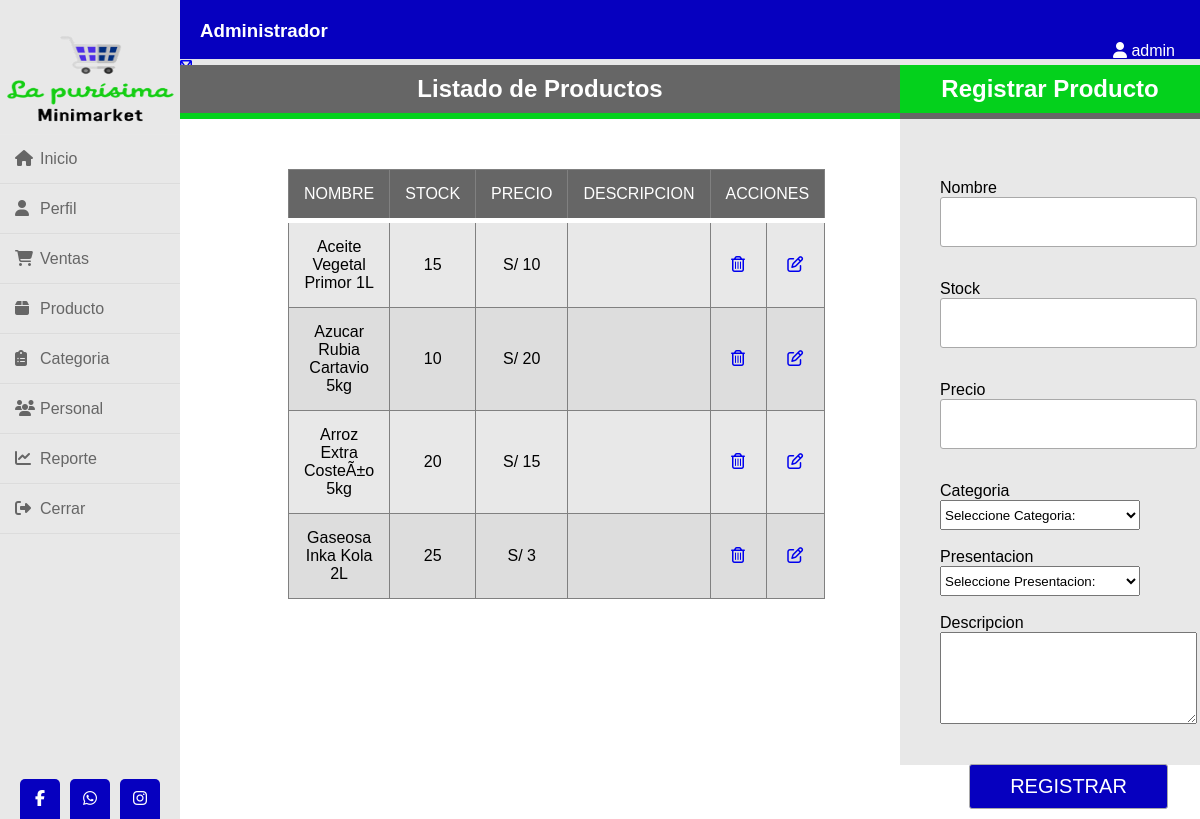
Page /producto.php (signed in) on the committed database.
### tables this page shows
CREATE TABLE `tipo_usuario` (
  `id_tipoU` int(11) NOT NULL,
  `descripcion` varchar(30) NOT NULL
);

CREATE TABLE `producto` (
  `id_producto` int(11) NOT NULL,
  `nombrePro` varchar(30) NOT NULL,
  `stock` int(11) NOT NULL,
  `precio` float NOT NULL,
  `descripcion` varchar(50) NOT NULL,
  `id_categoria` int(11) NOT NULL,
  `id_unidadProd` int(11) NOT NULL,
  `activo` int(11) NOT NULL
);

### producto.php (the view, shortened to what this page needs)
<?php
	$idUser=$_SESSION['login'];
?>
<!DOCTYPE html>
<html>
<head>
	<link rel="stylesheet" href="css/estilos-admin.css">
</head>
<body>
	<div class="general">
		<div class="lateral">
				<img src="img/logooficial.png" width="180" height="100" >
			<ul>
				<li><a href="ventas.php"><i class="fas fa-home"></i>Inicio</a></li>
				<li><a href="perfil.php?id= <?php echo $idUser; ?>"><i class="fas fa-user"></i>Perfil</a></li>
				<?php if ($_SESSION['cargo']==1 || $_SESSION['cargo']==2 || $_SESSION['cargo']==3) { ?><li><a href="ventas.php"><i class="fas fa-shopping-cart"></i>Ventas</a></li><?php } ?>
				<?php if ($_SESSION['cargo']==1 || $_SESSION['cargo']==3) { ?><li><a href="producto.php"><i class="fas fa-box"></i>Producto</a></li><?php } ?>
				<?php if ($_SESSION['cargo']==1 || $_SESSION['cargo']==2) { ?><li><a href="categoria.php"><i class="fas fa-clipboard-list"></i>Categoria</a></li><?php } ?>
				<?php if ($_SESSION['cargo']==1 || $_SESSION['cargo']==2) { ?><li><a href="personal.php"><i class="fas fa-users"></i>Personal</a></li><?php } ?>
				<?php if ($_SESSION['cargo']==1 || $_SESSION['cargo']==2) { ?><li><a href="reporte.php"><i class="fas fa-chart-line"></i>Reporte</a></li><?php } ?>
				<li><a href="cerrar.php"><i class="fas fa-sign-out-alt"></i>Cerrar</a></li>
			</ul>
			<div class="social_media">
				<a href="#"><i class="fab fa-facebook-f"></i></a>
				<a href="#"><i class="fab fa-whatsapp"></i></a>
				<a href="#"><i class="fab fa-instagram"></i></a>
			</div>
		</div>
		<div class="informacion">
			<h3><?php
					$cargo=$_SESSION['cargo'];
					include("conexion.php");
					$solicitud="SELECT *FROM tipo_usuario where id_tipoU=$cargo";
					$resultado=mysqli_query($conexion,$solicitud);
					$fila=mysqli_fetch_array($resultado);
					echo $fila['descripcion'];
				?></h3>
			<a href="#">
				<i class="fa fa-user"></i>
					<?php
						echo $_SESSION['usuario'];
					?>
			</a>
		</div><br>
		<div class="contacto">
			<ul class="nav">
				<li>
					<a href="#"><i class="far fa-plus-circle"></i></a>
				</li>
			</ul>
		</div>
	<?php
		if ($_SESSION['cargo']==1){
	 ?>
		<div class="agregar">
			<h2>Registrar Producto</h2>
			<div class="select">
				<form method="POST" action="guardarPro.php">
					Nombre <br> <input type="text" name="nombre" class="input-100"><br><br>
					Stock <br> <input type="number" name="stock" class="input-100"><br><br>
					Precio <br> <input type="number" name="precio" class="input-100"><br><br>
					Categoria <br>
					<select name="cat" style='width:200px;height: 30px;'>
				        <option value="0">Seleccione Categoria:</option>
				    </select><br><br>
				    Presentacion <br>
					<select name="pre" style='width:200px;height: 30px;'>
				        <option value="0">Seleccione Presentacion:</option>
				    </select><br><br>
					Descripcion<br><textarea name="descripcion" rows="6" cols="30"></textarea><br><br><br>
					<center><input class="btn" type="submit" name="ENVIAR" value="REGISTRAR"></center>
				</form>
			</div>
		</div>
		<div class="lista">
			<h2>Listado de Productos</h2>
			<div class="tabla">
				<?php
				include("conexion.php");
				$solicitud="SELECT *FROM producto WHERE activo=1";
				$resultado=mysqli_query($conexion,$solicitud);
				?>
				<table border='1' cellspacing="0">
					<thead>
						<tr>
							<td>NOMBRE</td><td>STOCK</td><td>PRECIO</td><td>DESCRIPCION</td><td colspan='2'>ACCIONES</td>
						</tr>
					</thead>
				<?php
					while ($fila=mysqli_fetch_array($resultado)) {
						?>
						<tr>
							<td><?php echo $fila['nombrePro']; ?></td>
							<td><?php echo $fila['stock']; ?></td>
							<td>S/ <?php echo $fila['precio']; ?></td>
							<td><?php echo $fila['descripcion']; ?></td>
							<td><a href="eliminarPro.php?id= <?php echo $fila['id_producto']; ?>"><i class="far fa-trash-alt"></i></a></td>
							<td><a href="modificarPro.php?id=<?php echo $fila['id_producto']; ?>"><i class="far fa-edit"></i></a></td>
						</tr>
				<?php } ?>
				</table>
			</div>
		</div>
	<?php } ?>
</body>
</html>

### css/estilos-admin.css (style rules this page uses)
* { margin: 0; padding: 0; box-sizing: border-box; list-style: none; text-decoration: none; font-family: arial; }
.general { margin:auto; width: 100%; height: 700px; }
.lateral { width: 15%; height: 100%; background-color: #e8e8e8; float: left; position: fixed; padding: 30px 0; }
.lateral ul li { padding: 15px; border-bottom: 1px solid rgba(0,0,0,0.05); border-top:1px solid rgba(255,255,255,0.05); }
.lateral ul li a { color: #666666; display: block; }
.lateral ul li a .fas { width: 25px; }
.lateral .social_media { position: absolute; bottom: 0; left: 50%; transform: translateX(-50%); display: flex; }
.lateral .social_media a { display: block; width: 40px; background: #0600bf; height: 40px; line-height: 40px; text-align: center; margin: 0 5px; color: #fff; border-top-right-radius: 5px; border-top-left-radius: 5px; }
.lateral img { padding: 2px; top:5px; }
.informacion { width: 85%; height: 60px; background-color: #0600bf; float: right; padding: 20px; color: #fff; border-bottom: 1px solid #e0e4e8; }
.informacion a { color: #fff; float: right; margin: 0 5px; }
.contacto { width: 85%; height: 5px; background-color: #e8e8e8; float: right; }
table td { padding: 15px; }
input { margin-bottom: 15px; padding: 15px; font-size: 16px; border-radius: 3px; border:1px solid darkgray; }
.agregar { width: 25%; height: 100%; background-color: #E8E8E8; float: right; }
.agregar h2 { text-align: center; padding: 10px; border-bottom: 6px solid #666666; margin-bottom: 50px; background: #04d11c; color: #fff; }
.select { width: 100%; padding: 10px 40px; display: flex; flex-wrap: wrap; justify-content: space-between; }
.input-100 { width: 100%; }
.btn { background: #0600bf; color: #fff; margin: auto; padding: 10px 40px; cursor: pointer; font-size: 20px; }
.lista { width: 60%; height: 580px; background-color: white; float: right; }
.lista h2 { text-align: center; padding: 10px; border-bottom: 6px solid #04d11c; margin-bottom: 50px; background: #666666; color: #fff; }
.tabla { margin:50px auto; width: 70%; }
table { background-color: #e8e8e8; text-align: center; border-collapse: collapse; width: 100%; }
th, td { padding: 10px; }
thead { background-color: #666666; border-bottom: solid 5px white; color: white; }
tr:nth-child(even) { background-color: #ddd; }

### rows in the picture
tipo_usuario: descripcion "Administrador"
producto: nombrePro "Aceite Vegetal Primor 1L", stock "15", precio "10"
producto: nombrePro "Azucar Rubia Cartavio 5kg", stock "10", precio "20"
producto: nombrePro "Arroz Extra CosteÃ±o 5kg", stock "20", precio "15"
producto: nombrePro "Gaseosa Inka Kola 2L", stock "25", precio "3"

### other values in the picture
$_SESSION['usuario'] "admin"
